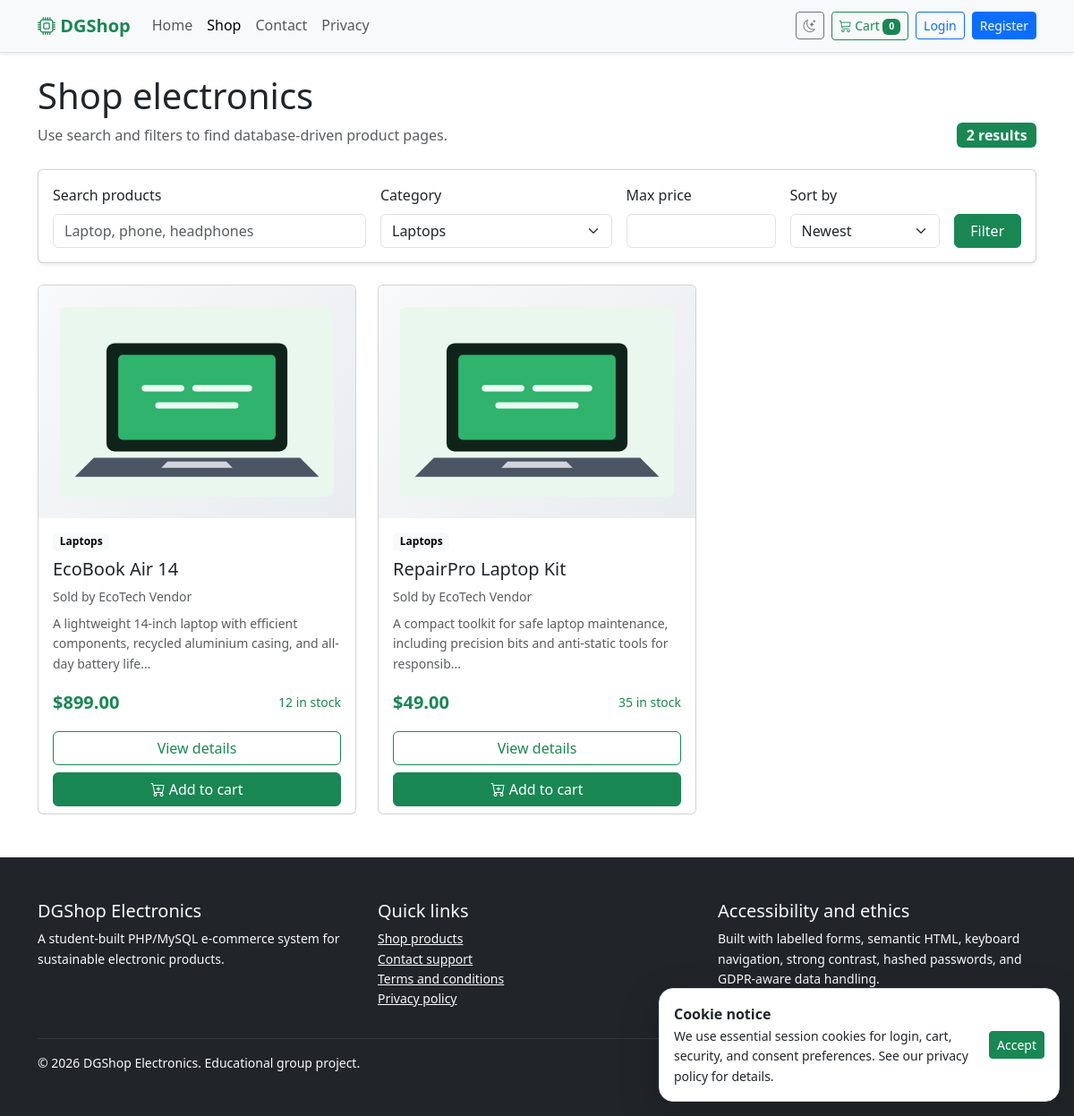
The page /products.php?category_id=1 on the database its author committed.
### tables this page shows
CREATE TABLE products (
  id INT UNSIGNED AUTO_INCREMENT PRIMARY KEY,
  category_id INT UNSIGNED NOT NULL,
  seller_id INT UNSIGNED NOT NULL,
  name VARCHAR(160) NOT NULL,
  brand VARCHAR(100) NOT NULL,
  description TEXT NOT NULL,
  price DECIMAL(10,2) NOT NULL,
  stock INT UNSIGNED NOT NULL DEFAULT 0,
  image_url VARCHAR(255) NOT NULL,
  is_active TINYINT(1) NOT NULL DEFAULT 1,
  created_at TIMESTAMP NOT NULL DEFAULT CURRENT_TIMESTAMP,
  updated_at TIMESTAMP NOT NULL DEFAULT CURRENT_TIMESTAMP ON UPDATE CURRENT_TIMESTAMP,
  CONSTRAINT fk_products_categories
    FOREIGN KEY (category_id) REFERENCES categories(id)
    ON DELETE RESTRICT
    ON UPDATE CASCADE,
  CONSTRAINT fk_products_sellers
    FOREIGN KEY (seller_id) REFERENCES users(id)
    ON DELETE RESTRICT
    ON UPDATE CASCADE
);

CREATE TABLE categories (
  id INT UNSIGNED AUTO_INCREMENT PRIMARY KEY,
  name VARCHAR(100) NOT NULL UNIQUE,
  description TEXT NOT NULL
);

CREATE TABLE users (
  id INT UNSIGNED AUTO_INCREMENT PRIMARY KEY,
  name VARCHAR(120) NOT NULL,
  username VARCHAR(30) NOT NULL UNIQUE,
  email VARCHAR(190) NOT NULL UNIQUE,
  password_hash VARCHAR(255) NOT NULL,
  role ENUM('admin', 'vendor', 'user') NOT NULL DEFAULT 'user',
  created_at TIMESTAMP NOT NULL DEFAULT CURRENT_TIMESTAMP
);

### includes/functions.php (called while the page is built, shortened)
<?php
require_once __DIR__ . '/../config/config.php';
function e(?string $value): string
{
    return htmlspecialchars((string) $value, ENT_QUOTES, 'UTF-8');
}
function url(string $path = ''): string
{
    $documentRoot = realpath($_SERVER['DOCUMENT_ROOT'] ?? '') ?: '';
    $projectRoot = realpath(dirname(__DIR__)) ?: '';
    $basePath = '';
    if ($documentRoot !== '' && substr($projectRoot, 0, strlen($documentRoot)) === $documentRoot) {
        $basePath = str_replace('\\', '/', substr($projectRoot, strlen($documentRoot)));
    }
    return rtrim($basePath, '/') . '/' . ltrim($path, '/');
}
function categories(): array
{
    return db()->query('SELECT * FROM categories ORDER BY name')->fetchAll();
}
function products(array $filters = []): array
{
    $sql = 'SELECT p.*, c.name AS category_name, u.name AS seller_name
            FROM products p
            JOIN categories c ON c.id = p.category_id
            JOIN users u ON u.id = p.seller_id
            WHERE p.is_active = 1';
    $params = [];
    if (!empty($filters['category_id'])) {
        $sql .= ' AND p.category_id = ?';
        $params[] = (int) $filters['category_id'];
    }
    $sorts = [
        'price_asc' => 'p.price ASC',
        'price_desc' => 'p.price DESC',
        'newest' => 'p.created_at DESC',
        'name' => 'p.name ASC',
    ];
    $sql .= ' ORDER BY ' . ($sorts[$filters['sort'] ?? 'newest'] ?? $sorts['newest']);
    $stmt = db()->prepare($sql);
    $stmt->execute($params);
    return $stmt->fetchAll();
}
function money(float $amount): string
{
    return '$' . number_format($amount, 2);
}

### config/config.php (called while the page is built, shortened)
<?php
function db(): PDO
{
    static $pdo = null;
    if ($pdo instanceof PDO) {
        return $pdo;
    }
    try {
        $dsn = 'mysql:host=' . DB_HOST . ';dbname=' . DB_NAME . ';charset=utf8mb4';
        $pdo = new PDO($dsn, DB_USER, DB_PASS, [
            PDO::ATTR_ERRMODE => PDO::ERRMODE_EXCEPTION,
            PDO::ATTR_DEFAULT_FETCH_MODE => PDO::FETCH_ASSOC,
            PDO::ATTR_EMULATE_PREPARES => false,
        ]);
    } catch (PDOException $exception) {
        render_database_setup_error($exception);
    }
    return $pdo;
}

### products.php (the view, shortened to what this page needs)
<?php
require_once __DIR__ . '/includes/functions.php';
$filters = [
    'q' => trim($_GET['q'] ?? ''),
    'category_id' => $_GET['category_id'] ?? '',
    'max_price' => $_GET['max_price'] ?? '',
    'sort' => $_GET['sort'] ?? 'newest',
];
$products = products($filters);
$categories = categories();
include __DIR__ . '/includes/header.php';
?>
<section class="container">
    <div class="d-flex flex-column flex-lg-row justify-content-between gap-3 align-items-lg-end mb-4">
        <div>
            <h1>Shop electronics</h1>
            <p class="text-body-secondary mb-0">Use search and filters to find database-driven product pages.</p>
        </div>
        <span class="badge text-bg-success fs-6"><?= count($products) ?> result<?= count($products) === 1 ? '' : 's' ?></span>
    </div>
    <form class="card card-body shadow-sm mb-4 needs-validation" method="get" novalidate>
        <div class="row g-3 align-items-end">
            <div class="col-md-4">
                <label class="form-label" for="q">Search products</label>
                <input class="form-control" type="search" name="q" id="q" value="<?= e($filters['q']) ?>" placeholder="Laptop, phone, headphones">
            </div>
            <div class="col-md-3">
                <label class="form-label" for="category_id">Category</label>
                <select class="form-select" name="category_id" id="category_id">
                    <?php foreach ($categories as $category): ?>
                        <option value="<?= (int) $category['id'] ?>" <?= (string) $filters['category_id'] === (string) $category['id'] ? 'selected' : '' ?>>
                            <?= e($category['name']) ?>
                        </option>
                    <?php endforeach; ?>
                </select>
            </div>
            <div class="col-md-2">
                <label class="form-label" for="max_price">Max price</label>
                <input class="form-control" type="number" min="0" step="0.01" name="max_price" id="max_price" value="<?= e((string) $filters['max_price']) ?>">
            </div>
            <div class="col-md-2">
                <label class="form-label" for="sort">Sort by</label>
                <select class="form-select" name="sort" id="sort">
                    <option value="newest" <?= $filters['sort'] === 'newest' ? 'selected' : '' ?>>Newest</option>
                </select>
            </div>
            <div class="col-md-1 d-grid">
                <button class="btn btn-success" type="submit">Filter</button>
            </div>
        </div>
    </form>
    <div class="row g-4">
        <?php foreach ($products as $product): ?>
            <div class="col-sm-6 col-lg-4">
                <?php include __DIR__ . '/includes/product-card.php'; ?>
            </div>
        <?php endforeach; ?>
    </div>
</section>
<?php include __DIR__ . '/includes/footer.php'; ?>

### includes/product-card.php (shortened to what this page needs)
<article class="card h-100 product-card">
    <img src="<?= e($product['image_url']) ?>" class="card-img-top product-image" alt="<?= e($product['name']) ?> product image">
    <div class="card-body d-flex flex-column">
        <span class="badge text-bg-light align-self-start mb-2"><?= e($product['category_name']) ?></span>
        <h3 class="h5 card-title"><?= e($product['name']) ?></h3>
        <p class="small text-body-secondary mb-2">Sold by <?= e($product['seller_name'] ?? 'EcoTech') ?></p>
        <?php $summary = strlen($product['description']) > 110 ? substr($product['description'], 0, 107) . '...' : $product['description']; ?>
        <p class="card-text text-body-secondary small flex-grow-1"><?= e($summary) ?></p>
        <div class="d-flex justify-content-between align-items-center">
            <strong class="fs-5 text-success"><?= money((float) $product['price']) ?></strong>
            <span class="small <?= (int) $product['stock'] > 0 ? 'text-success' : 'text-danger' ?>">
                <?= (int) $product['stock'] > 0 ? (int) $product['stock'] . ' in stock' : 'Out of stock' ?>
            </span>
        </div>
    </div>
    <div class="card-footer bg-transparent border-0 pt-0">
        <div class="d-grid gap-2">
            <a class="btn btn-outline-success" href="<?= url('product.php?id=' . (int) $product['id']) ?>">View details</a>
            <form method="post" action="<?= url('cart.php') ?>">
                <button class="btn btn-success w-100" type="submit" <?= (int) $product['stock'] <= 0 ? 'disabled' : '' ?>>
                    <i class="bi bi-cart-plus" aria-hidden="true"></i> Add to cart
                </button>
            </form>
        </div>
    </div>
</article>

### assets/css/styles.css (style rules this page uses)
:root { --brand-green: #198754; --brand-dark: #10231b; --soft-green: #e9f7ef; }
body { font-family: system-ui, -apple-system, BlinkMacSystemFont, "Segoe UI", sans-serif; line-height: 1.6; }
.product-card { transition: transform 0.2s ease, box-shadow 0.2s ease; }
.product-image { height: 260px; object-fit: cover; padding: 1.5rem; background: linear-gradient(135deg, #f8f9fa, #e9ecef); }

### rows shown on the page
products: image_url (picture), category.name "Laptops", name "EcoBook Air 14", seller.name "EcoTech Vendor", description "A lightweight 14-inch laptop with efficient components, recycled aluminium casing, and all-day battery life...", price "$899.00", stock "12"
products: image_url (picture), category.name "Laptops", name "RepairPro Laptop Kit", seller.name "EcoTech Vendor", description "A compact toolkit for safe laptop maintenance, including precision bits and anti-static tools for responsib...", price "$49.00", stock "35"

### other values the page prints
cart_count() "0"
count($products) "2"
form field category_id "Laptops"
